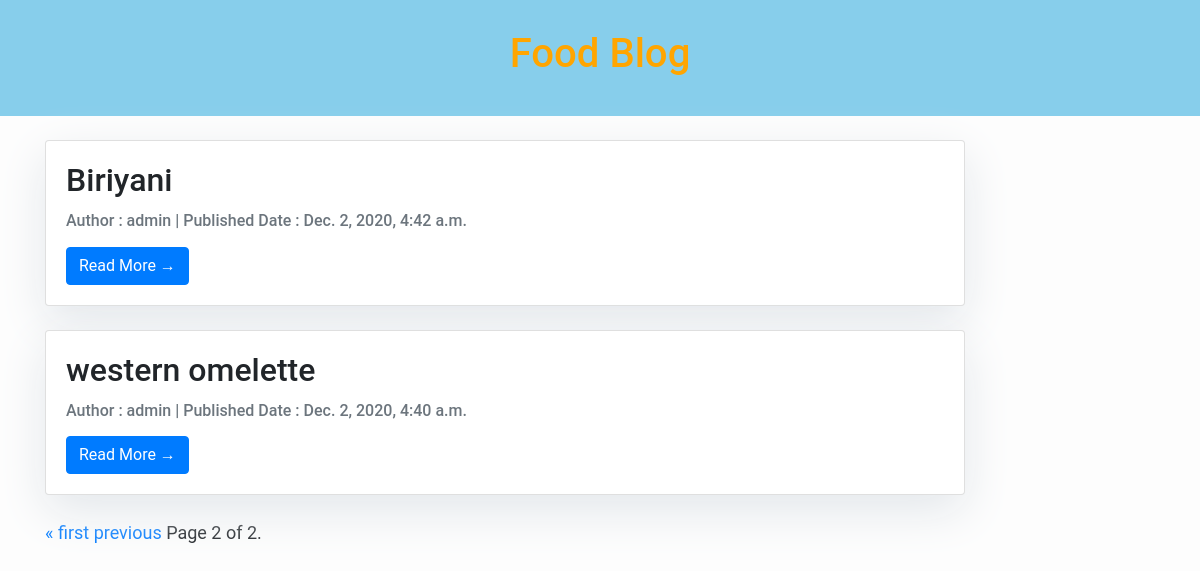
Screenshot of /?page=2 with the database file from the repository.
### food_blog_app/models.py (models this page shows, shortened)
class Food_Post(models.Model):
    title = models.CharField(max_length=100, verbose_name = 'Food Title')
    slug = models.SlugField(max_length=120,unique=True,verbose_name='Food Slug')
    text = models.TextField(verbose_name='About Food')
    author = models.ForeignKey(User, on_delete=models.CASCADE)
    created_at = models.DateTimeField(auto_now=True)
    updated_at = models.DateTimeField(auto_now_add=True)
    STATUS_CHOICES = (
        ('draft', 'Draft'),
        ('published', 'Published'),
    )
    publish = models.CharField(max_length=50, choices=STATUS_CHOICES, default='draft')
    class Meta:
        verbose_name = 'Food Post'
        verbose_name_plural = 'Food Posts'

### food_blog_app/views.py (the view)
# urls.py: path('', food_post_lists, name = 'food posts' ),
def food_post_lists(request):
    posts = Food_Post.objects.filter(publish='published').order_by('-created_at')
    paginator = Paginator(posts,3)
    page_number = request.GET.get('page')
    page_obj = paginator.get_page(page_number)
    context = {'page_obj':page_obj}
    return render(request, 'food_blog_app/post_list.html',context)

### templates/food_blog_app/post_list.html (shortened to what this page needs)
{% extends 'food_blog_app/base.html' %}
{% load static %}
{% block content %}
<div class="container">
    <div class="row">
        <div class="col-md-10 mt-4 left">
            {% for post in page_obj %}
            <div class="card mb-4">
                <div class="card-body">
                    <h2 class="card-title">{{ post.title }}</h2>
                    <p class="card-text text-muted h6">Author : {{ post.author }} |  Published Date : {{ post.updated_at}} </p>
                    <a href="{% url 'post detail' pk=post.pk %}" class="btn btn-primary">Read More &rarr;</a>
                </div>
            </div>
            {% endfor %}
<div class="pagination">
    <span class="step-links">
        {% if page_obj.has_previous %}
            <a href="?page=1">&laquo; first</a>
            <a href="?page={{ page_obj.previous_page_number }}">previous</a>
        {% endif %}
        <span class="current">
            Page {{ page_obj.number }} of {{ page_obj.paginator.num_pages }}.
        </span>
    </span>
</div>
{% endblock %}

### templates/food_blog_app/base.html (style rules this page uses)
body { font-family: "Roboto", sans-serif; font-size: 17px; background-color: #fdfdfd; }

### templates/food_blog_app/post_list.html (style rules this page uses)
body { font-family: "Roboto", sans-serif; font-size: 18px; background-color: #fdfdfd; }
.card { box-shadow: 0 16px 48px #E3E7EB; }

### rows the page displays
Food_Post: title "Biriyani", author "admin", updated_at "Dec. 2, 2020, 4:42 a.m."
Food_Post: title "western omelette", author "admin", updated_at "Dec. 2, 2020, 4:40 a.m."

### other values shown
{{ page_obj.number }} "2"
{{ page_obj.paginator.num_pages }} "2"
